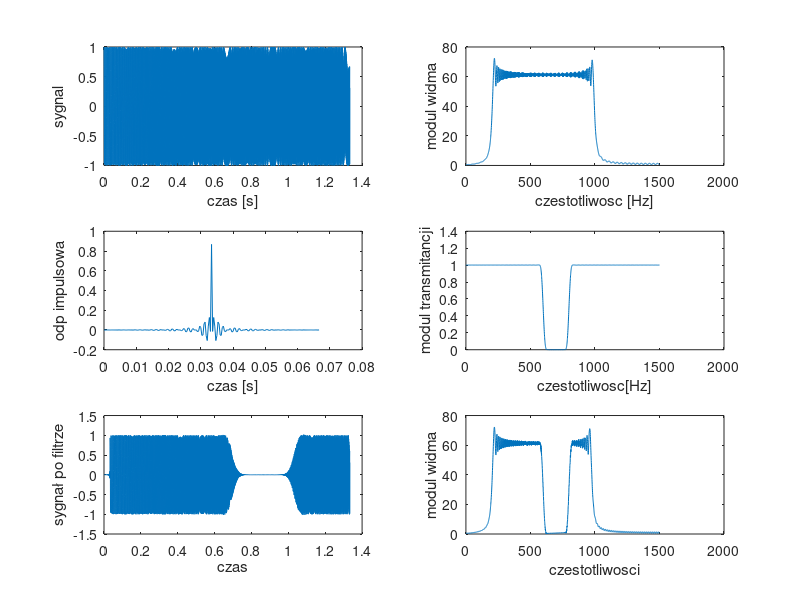

The MATLAB script that drew this image:
clear all;
close all;
N=4000;
fp=3000;
t=(0:N-1)*1/fp;
x=chirp(t,200,(N-1)/fp,1000);
figure(1)
subplot(321)
plot(t,x)
xlabel('czas [s]')
ylabel('sygnal')
Nf=2^nextpow2(N);
N21=Nf/2+1;
f=linspace(0,fp/2,N21);
v=fft(x,Nf);
w=abs(v);
subplot(322)
plot(f,w(1:N21))
xlabel('czestotliwosc [Hz]');
ylabel('modul widma');
M=201;
ff=[600 800]/(fp/2);
h=fir1(M-1,ff,'stop');
th=(0:M-1)*1/fp;
subplot(323)
plot(th,h)
xlabel('czas [s]');
ylabel('odp impulsowa');
v2=abs(fft(h,Nf));
subplot(324)
plot(f,v2(1:N21));
xlabel('czestotliwosc[Hz]');
ylabel('modul transmitancji');
y=filter(h,1,x);
subplot(325)
plot(t,y)
xlabel('czas');
ylabel('sygnał po filtrze');
vy=fft(y,Nf);
wy=abs(vy);
subplot(326)
plot(f,wy(1:N21));
xlabel('czestotliwosci');
ylabel('modul widma');